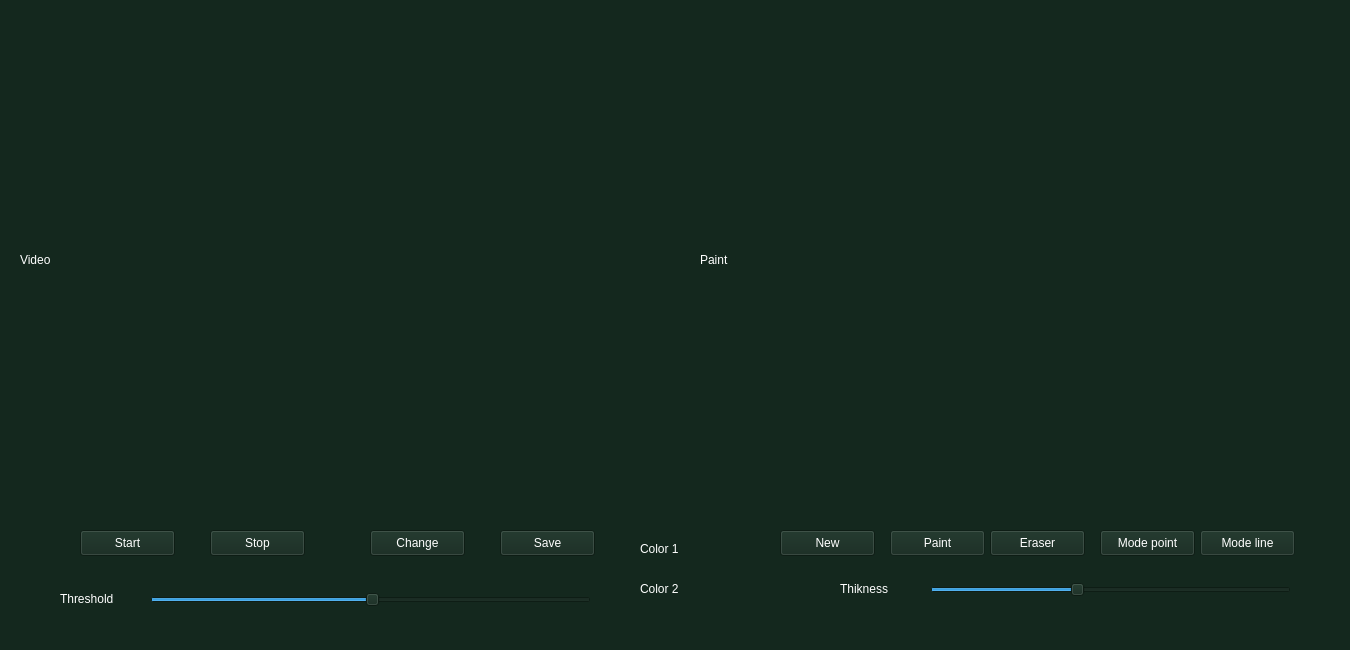
<?xml version="1.0" encoding="UTF-8"?>
<ui version="4.0">
 <class>MainWindow</class>
 <widget class="QMainWindow" name="MainWindow">
  <property name="enabled">
   <bool>true</bool>
  </property>
  <property name="geometry">
   <rect>
    <x>0</x>
    <y>0</y>
    <width>1350</width>
    <height>650</height>
   </rect>
  </property>
  <property name="minimumSize">
   <size>
    <width>1350</width>
    <height>650</height>
   </size>
  </property>
  <property name="maximumSize">
   <size>
    <width>1350</width>
    <height>650</height>
   </size>
  </property>
  <property name="windowTitle">
   <string>MainWindow</string>
  </property>
  <property name="styleSheet">
   <string notr="true">QMainWindow{
background-color: rgb(32, 200, 135);
color:white;
}</string>
  </property>
  <widget class="QWidget" name="centralWidget">
   <property name="styleSheet">
    <string notr="true">QWidget{
background-color: rgb(20, 40, 30);
color:white;
}
</string>
   </property>
   <widget class="QPushButton" name="Start">
    <property name="geometry">
     <rect>
      <x>80</x>
      <y>530</y>
      <width>95</width>
      <height>26</height>
     </rect>
    </property>
    <property name="text">
     <string>Start</string>
    </property>
   </widget>
   <widget class="QLabel" name="video">
    <property name="geometry">
     <rect>
      <x>20</x>
      <y>20</y>
      <width>640</width>
      <height>480</height>
     </rect>
    </property>
    <property name="minimumSize">
     <size>
      <width>640</width>
      <height>480</height>
     </size>
    </property>
    <property name="maximumSize">
     <size>
      <width>640</width>
      <height>480</height>
     </size>
    </property>
    <property name="text">
     <string>Video</string>
    </property>
   </widget>
   <widget class="QLabel" name="paint">
    <property name="geometry">
     <rect>
      <x>700</x>
      <y>20</y>
      <width>640</width>
      <height>480</height>
     </rect>
    </property>
    <property name="minimumSize">
     <size>
      <width>640</width>
      <height>480</height>
     </size>
    </property>
    <property name="maximumSize">
     <size>
      <width>640</width>
      <height>480</height>
     </size>
    </property>
    <property name="text">
     <string>Paint</string>
    </property>
   </widget>
   <widget class="QPushButton" name="Stopplay">
    <property name="geometry">
     <rect>
      <x>210</x>
      <y>530</y>
      <width>95</width>
      <height>26</height>
     </rect>
    </property>
    <property name="text">
     <string>Stop</string>
    </property>
   </widget>
   <widget class="QLabel" name="Color1">
    <property name="geometry">
     <rect>
      <x>640</x>
      <y>540</y>
      <width>61</width>
      <height>18</height>
     </rect>
    </property>
    <property name="text">
     <string>Color 1 </string>
    </property>
   </widget>
   <widget class="QLabel" name="Color2">
    <property name="geometry">
     <rect>
      <x>640</x>
      <y>580</y>
      <width>61</width>
      <height>18</height>
     </rect>
    </property>
    <property name="text">
     <string>Color 2</string>
    </property>
   </widget>
   <widget class="QPushButton" name="Change">
    <property name="geometry">
     <rect>
      <x>370</x>
      <y>530</y>
      <width>95</width>
      <height>26</height>
     </rect>
    </property>
    <property name="text">
     <string>Change</string>
    </property>
   </widget>
   <widget class="QPushButton" name="save">
    <property name="geometry">
     <rect>
      <x>500</x>
      <y>530</y>
      <width>95</width>
      <height>26</height>
     </rect>
    </property>
    <property name="text">
     <string>Save</string>
    </property>
   </widget>
   <widget class="QPushButton" name="New">
    <property name="geometry">
     <rect>
      <x>780</x>
      <y>530</y>
      <width>95</width>
      <height>26</height>
     </rect>
    </property>
    <property name="text">
     <string>New</string>
    </property>
   </widget>
   <widget class="QSlider" name="Threshold">
    <property name="geometry">
     <rect>
      <x>150</x>
      <y>590</y>
      <width>441</width>
      <height>20</height>
     </rect>
    </property>
    <property name="value">
     <number>50</number>
    </property>
    <property name="orientation">
     <enum>Qt::Horizontal</enum>
    </property>
   </widget>
   <widget class="QLabel" name="threshold">
    <property name="geometry">
     <rect>
      <x>60</x>
      <y>590</y>
      <width>75</width>
      <height>18</height>
     </rect>
    </property>
    <property name="text">
     <string>Threshold</string>
    </property>
   </widget>
   <widget class="QLabel" name="Color11">
    <property name="geometry">
     <rect>
      <x>710</x>
      <y>540</y>
      <width>61</width>
      <height>18</height>
     </rect>
    </property>
    <property name="text">
     <string/>
    </property>
   </widget>
   <widget class="QLabel" name="Color22">
    <property name="geometry">
     <rect>
      <x>710</x>
      <y>580</y>
      <width>61</width>
      <height>18</height>
     </rect>
    </property>
    <property name="text">
     <string/>
    </property>
   </widget>
   <widget class="QPushButton" name="Eraser">
    <property name="enabled">
     <bool>true</bool>
    </property>
    <property name="geometry">
     <rect>
      <x>990</x>
      <y>530</y>
      <width>95</width>
      <height>26</height>
     </rect>
    </property>
    <property name="text">
     <string>Eraser</string>
    </property>
   </widget>
   <widget class="QPushButton" name="Paint_b">
    <property name="enabled">
     <bool>false</bool>
    </property>
    <property name="geometry">
     <rect>
      <x>890</x>
      <y>530</y>
      <width>95</width>
      <height>26</height>
     </rect>
    </property>
    <property name="text">
     <string>Paint</string>
    </property>
   </widget>
   <widget class="QPushButton" name="mode_line">
    <property name="enabled">
     <bool>false</bool>
    </property>
    <property name="geometry">
     <rect>
      <x>1200</x>
      <y>530</y>
      <width>95</width>
      <height>26</height>
     </rect>
    </property>
    <property name="text">
     <string>Mode line</string>
    </property>
   </widget>
   <widget class="QPushButton" name="mode_point">
    <property name="geometry">
     <rect>
      <x>1100</x>
      <y>530</y>
      <width>95</width>
      <height>26</height>
     </rect>
    </property>
    <property name="text">
     <string>Mode point</string>
    </property>
   </widget>
   <widget class="QSlider" name="Thikness">
    <property name="geometry">
     <rect>
      <x>930</x>
      <y>580</y>
      <width>361</width>
      <height>20</height>
     </rect>
    </property>
    <property name="value">
     <number>40</number>
    </property>
    <property name="orientation">
     <enum>Qt::Horizontal</enum>
    </property>
   </widget>
   <widget class="QLabel" name="threshold_2">
    <property name="geometry">
     <rect>
      <x>840</x>
      <y>580</y>
      <width>75</width>
      <height>18</height>
     </rect>
    </property>
    <property name="text">
     <string>Thikness</string>
    </property>
   </widget>
  </widget>
 </widget>
 <layoutdefault spacing="6" margin="11"/>
 <resources/>
 <connections/>
</ui>
